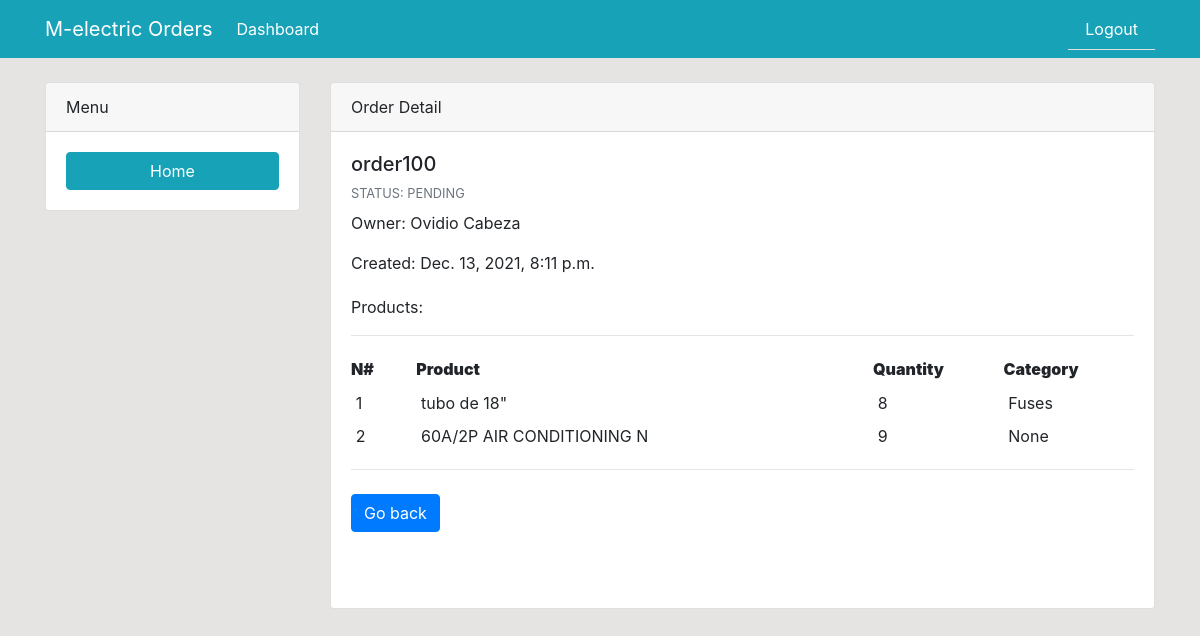
The page /order-detail/48 (signed in) on the database as committed earlier.
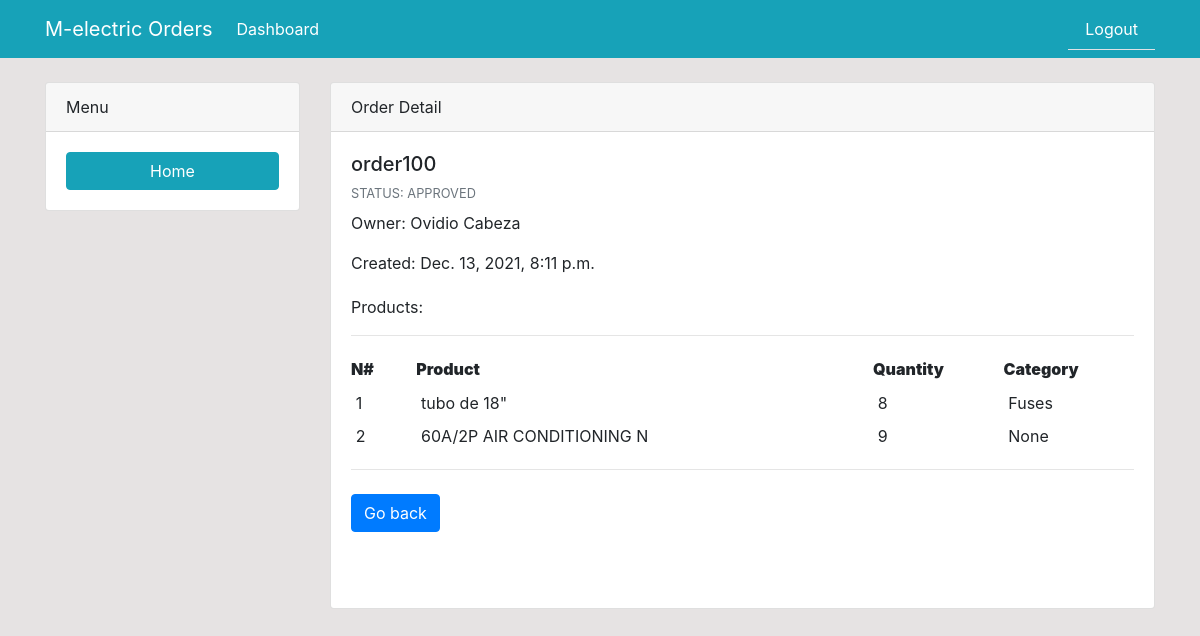
The same page on the database as committed later.
### dashboard/models.py (models this page shows, shortened)
class Order(models.Model):
	description = models.CharField('Order Description', max_length=100)
	status = models.CharField('Status', max_length=50, choices=STATUS)
	po = models.ForeignKey(Po, blank=True, null=True, on_delete=models.CASCADE)
	user = models.ForeignKey(User, blank=True, null=True, on_delete=models.CASCADE)
	products = models.ManyToManyField(Product, blank=True, through='ThroughModel')
	created = models.DateTimeField(auto_now_add=True)
	approval_date = models.DateTimeField('Approval Date', blank=True, null=True)

### dashboard/views.py (the view)
# urls.py: path('order-detail/<int:id>', views.order_detail, name='order-detail'),
@login_required
def order_detail(request, id):
    order = Order.objects.get(pk=id)
    products = ThroughModel.objects.filter(order=order.id)
    context = {
        'order': order,
        'products': products,
    }
    return render(request, "dashboard/order_detail.html", context)

### dashboard/models.py (called while the page is built)
	def __str__(self):
		return self.category_name

	def __str__(self):
		return self.product_name

### templates/dashboard/order_detail.html (shortened to what this page needs)
{% extends 'partials/base.html' %}
{% load crispy_forms_tags %}
{% block content %}
<div class="container">
    <div class="row mt-4">
        <div class="col-md-3">
            <div class="card">
                <div class="card-header">
                    Menu
                </div>
                <div class="card-body">
                    <a class="btn btn-info btn-block" href="{% url 'index' %}">Home</a>
                </div>
            </div>
        </div>
        <div class="col-md-9">
            <div class="card">
                <div class="card-header">
                    Order Detail
                </div>
                <div class="card-body">
                    <section class="mb-5">
                        <div class="row">
                            <div class="col-md-12">
                                <h5>{{order.description}}</h5>
                                <p class="mb-2 text-muted text-uppercase small">Status: {{order.status}}</p>
                                <p><span class="mr-1">Owner: {{order.user.first_name}} {{order.user.last_name}} </span></p>
                                <p><span class="mr-1">Created: {{order.created}} </span></p>
                                <p class="pt-1">Products:</p>
                                <hr>
                                    <div class="table-responsive">
                                        <table class="table table-sm table-borderless mb-0">
                                            <tbody>
                                                <tr>
                                                    <th class="pl-0 col-1" scope="row"><strong>N#</strong></th>
                                                    <th class="pl-0 col-7" scope="row"><strong>Product</strong></th>
                                                    <th class="pl-0 col-2" scope="row"><strong>Quantity</strong></th>
                                                    <th class="pl-0 col-2" scope="row"><strong>Category</strong></th>
                                                </tr>
                                                {% for product in products %}
                                                <tr>
                                                    <td>{{forloop.counter}}</td>
                                                    <td>{{ product.product }}</td>
                                                    <td>{{ product.quantity }}</td>
                                                    <td>{{ product.product.category }}</td>
                                                </tr>
                                                {% endfor %}
                                            </tbody>
                                        </table>
                                    </div>
                                    <hr>
                                    <a href="{% url 'index' %}" type="button" class="btn btn-primary btn-md mr-1 mb-2">Go back</a>
                                    </div>
                                </div>
                            </section>
                        </div>
                    </div>
                </div>
            </div>
        </div>
        {% endblock %}

Rows that differ between the two databases and show on the page:
changed Order "order100": status "PENDING" → "APPROVED"
